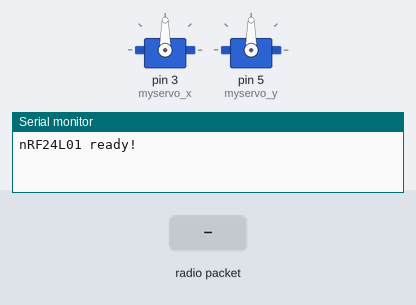
A sketch run on a simulated Arduino Uno, built with avr-gcc and run on an emulated ATmega328P. On the bench: 2 × servo, the last lines printed to the serial monitor. Inputs (shaded band) come from the test bench. No radio packets arrive unless stated.

Above: at 1.2 s.
1.3 s: radio packet "5" arrives
At 2.5 s:
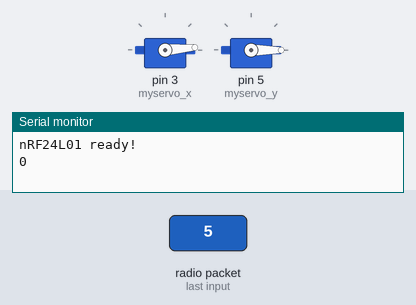
2.8 s: radio packet "90" arrives
At 3.7 s:
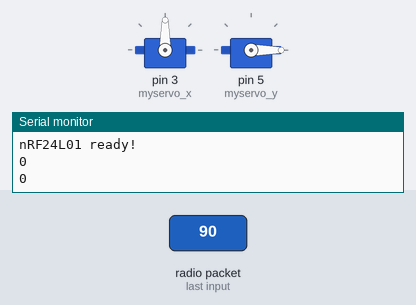
4.3 s: radio packet "200" arrives
At 4.8 s:
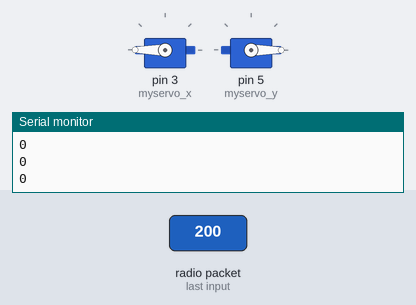
Timing chart, 0 to 7.3 s (numbered marks = the images above; inputs shaded):
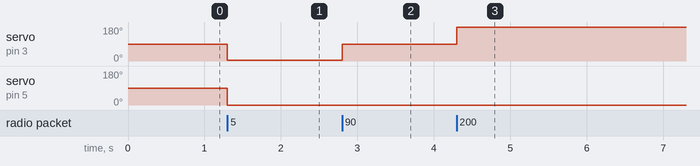

Measured:
- after the input at 1.3 s, servo on pin 3 (myservo_x): 90° → 5° at once; servo on pin 5 (myservo_y): 90° → 0° at once
- after the input at 2.8 s, servo on pin 3 (myservo_x): 5° → 90° at once
- after the input at 4.3 s, servo on pin 3 (myservo_x): 90° → 180° at once

The sketch:

catch.ino
```cpp
#include <SPI.h>
#include "RF24.h"
#include <Servo.h>

RF24 rf24(9,8); // CE腳, CSN腳
Servo myservo_x;
Servo myservo_y;

const byte addr[] = "1STC";
const byte pipe = 1;  // 指定通道編號
String msg,x,y,button_get;
int x_angle,y_angle;
bool button;
char get_msg[32];

String getValue(String data, char separator, int index)
{
  int found = 0;
  int strIndex[] = {0, -1};
  int maxIndex = data.length()-1;

  for(int i=0; i<=maxIndex && found<=index; i++){
    if(data.charAt(i)==separator || i==maxIndex){
        found++;
        strIndex[0] = strIndex[1]+1;
        strIndex[1] = (i == maxIndex) ? i+1 : i;
    }
  }

  return found>index ? data.substring(strIndex[0], strIndex[1]) : "";
}

void setup() {
  myservo_x.attach(3);
  myservo_y.attach(5);
  Serial.begin(9600);
  rf24.begin();
  rf24.setChannel(83);  // 設定頻道編號
  rf24.setPALevel(RF24_PA_LOW);
  rf24.setDataRate(RF24_1MBPS);
  rf24.openReadingPipe(pipe, addr);  // 開啟通道和位址
  rf24.startListening();  // 開始監聽無線廣播
  Serial.println("nRF24L01 ready!");
}

void loop() {
  if (rf24.available(&pipe)) {
    rf24.read(&get_msg, sizeof(get_msg));
    msg = String(get_msg);
    x = getValue(msg,',',0);
    y = getValue(msg,',',1);
    button_get = getValue(msg,',',2);
    x_angle = x.toInt();
    y_angle = y.toInt();
    myservo_x.write(x_angle);
    myservo_y.write(y_angle);
    Serial.println(y_angle);// 顯示訊息內容
  }
}
```
